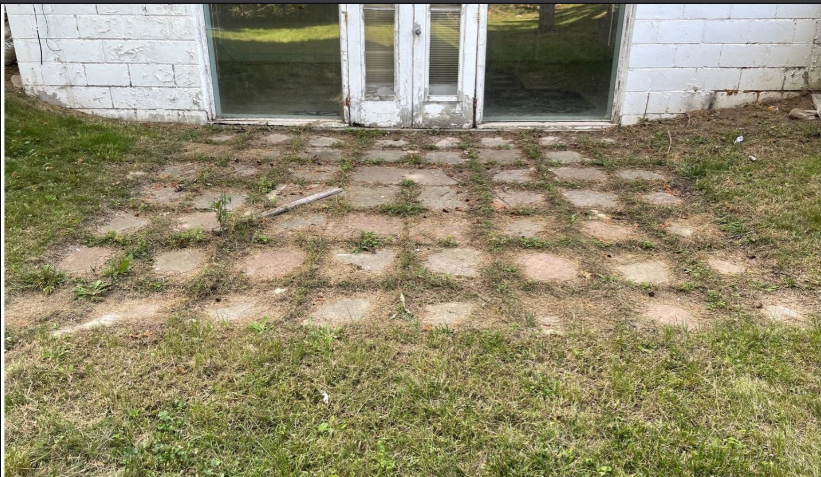
#> input picture EcoBazaar/backend/backend/data/before/before_b076b46c-fad2-4a0a-b6a7-d30c13212e9e.jpg, 821 x 477 px
$ python analyze.py backend/data/before/before_b076b46c-fad2-4a0a-b6a7-d30c13212e9e.jpg backend/data/before/before_b076b46c-fad2-4a0a-b6a7-d30c13212e9e.jpg
#> lines starting #> are read from the running program, lines starting #| are printed output that depends on the picture
import sys
import cv2
import numpy as np

def calculate_difference(before_path, after_path):
    before = cv2.imread(before_path)
#> before is the input picture: shape (477, 821, 3); mean B, G, R 108.7, 138.3, 145.5
    after = cv2.imread(after_path)

    # Resize for uniformity
    before = cv2.resize(before, (300, 300))
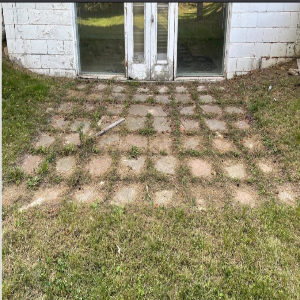
#> before: shape (300, 300, 3); mean B, G, R 108.7, 138.3, 145.5
    after = cv2.resize(after, (300, 300))

    # Convert to grayscale
    before_gray = cv2.cvtColor(before, cv2.COLOR_BGR2GRAY)
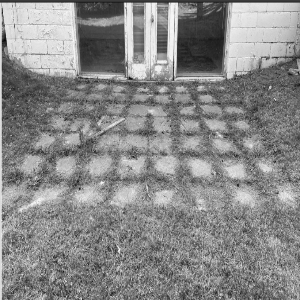
#> before_gray: shape (300, 300); min 8, max 248, mean 137.1
    after_gray = cv2.cvtColor(after, cv2.COLOR_BGR2GRAY)

    # Compute absolute difference
    diff = cv2.absdiff(before_gray, after_gray)
#> diff: shape (300, 300); every value is 0

    # Calculate mean pixel change
    score = np.mean(diff)
#> score = 0

    return score

def assign_points(score):
    if score < 10:
        return 0  # No real change
    elif score < 30:
        return 10
    elif score < 60:
        return 20
    else:
        return 30  # Significant change

if __name__ == "__main__":
    if len(sys.argv) != 3:
        print("Usage: python analyze.py <before_path> <after_path>")
        sys.exit(1)

    before_path = sys.argv[1]
    after_path = sys.argv[2]

    diff_score = calculate_difference(before_path, after_path)
#> diff_score = 0
    points = assign_points(diff_score)
#> points = 0

    print(points)  # This is returned to server.py
#| 0
